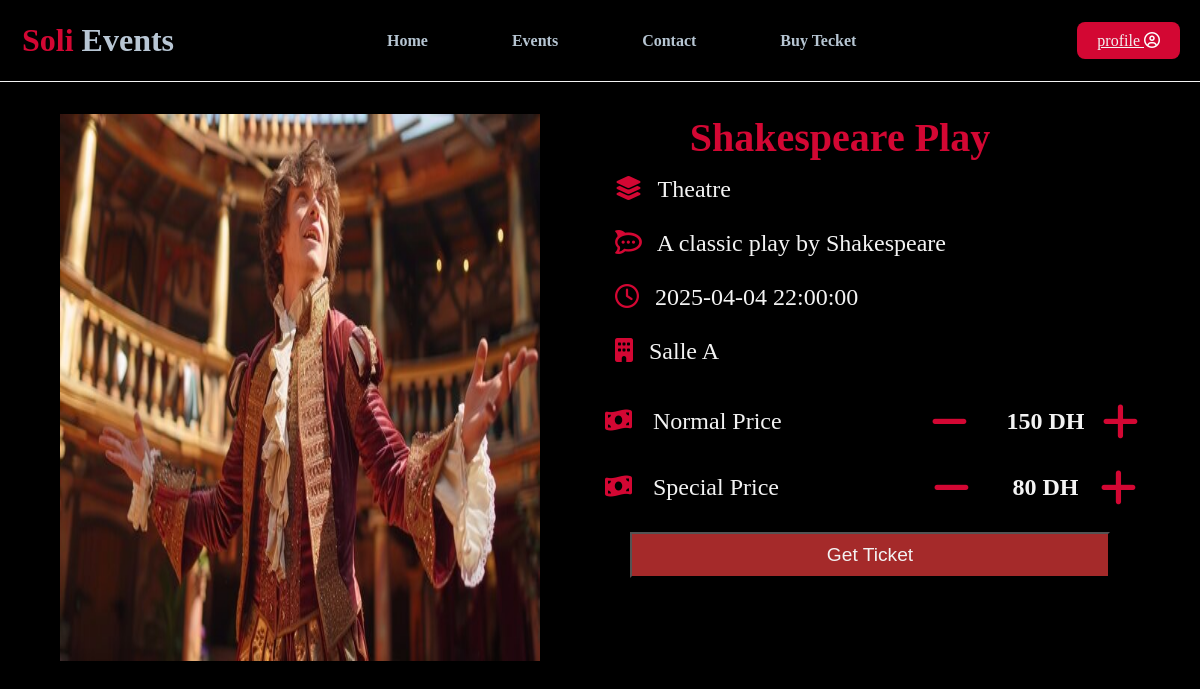
/php/ticketcart.php?event_id=1 (signed in), run on the app's committed database.
### tables this page shows
CREATE TABLE `evente` (
  `event_id` int(11) NOT NULL,
  `event_name` varchar(50) DEFAULT NULL,
  `event_salle_quantity` int(11) DEFAULT NULL,
  `event_description` varchar(50) DEFAULT NULL,
  `start_date` datetime DEFAULT NULL,
  `event_image` varchar(225) DEFAULT NULL,
  `salle_id` int(11) NOT NULL,
  `category_id` int(11) NOT NULL,
  `normal_tarif` int(11) DEFAULT NULL,
  `spicail_tarif` int(11) DEFAULT NULL
);

CREATE TABLE `category` (
  `category_id` int(11) NOT NULL,
  `category_name` varchar(50) DEFAULT NULL
);

CREATE TABLE `salle` (
  `salle_id` int(11) NOT NULL,
  `salle_quentity` int(11) DEFAULT NULL,
  `salle_name` varchar(50) DEFAULT NULL
);

### php/ticketcart.php (the view, shortened to what this page needs)
<?php
if (isset($_SESSION['login']) && $_SESSION['login'] == true) {
    include("header.php");
    include("connectdb.php");
    if (isset($_GET['event_id'])) {
        $event_id = $_GET['event_id'];
        $fetchEventDetails = "SELECT evente.*,
                                 Category.category_name,
                                 Salle.salle_name
                          FROM evente
                          INNER JOIN Category ON evente.category_id = Category.category_id
                          INNER JOIN Salle ON evente.salle_id = Salle.salle_id
                          WHERE event_id = :event_id";
        $stmt = $pdo->prepare($fetchEventDetails);
        $stmt->execute(['event_id' => $event_id]);
        $eventDetails = $stmt->fetch(PDO::FETCH_ASSOC);
    }
} else {
    header("location: http://localhost/events/php/login.php");
}
?>
<!DOCTYPE html>
<html lang="en">
<head>
    <link rel="stylesheet" href="../style/ticketcart.css">
    <link rel="stylesheet" href="https://cdnjs.cloudflare.com/ajax/libs/font-awesome/6.7.2/css/all.min.css" />
</head>
<body>
    <section class="ticketCart">
        <div class="container">
            <div class="imgdiv">
                <img src="../<?php echo htmlspecialchars($eventDetails['event_image']); ?>" alt="<?php echo htmlspecialchars($eventDetails['event_name']); ?>">
            </div>
            <div class="eventDesc">
                <h2 class="eventName" id="eventName"><?php echo htmlspecialchars($eventDetails['event_name']); ?></h2>
                <p class="category">
                    <i class="fa-solid fa-layer-group" style="color:rgb(211, 7, 51); padding:10px;"></i>
                    <?php echo htmlspecialchars($eventDetails['category_name']); ?>
                </p>
                <p class="description">
                    <i class="fa-brands fa-rocketchat" style="color:rgb(211, 7, 51); padding:10px;"></i>
                    <?php echo htmlspecialchars($eventDetails['event_description']); ?>
                </p>
                <p class="eventdate" id="eventDate">
                    <i class="fa-regular fa-clock" style="color: rgb(211, 7, 51); padding:10px;"></i>
                    <?php echo htmlspecialchars($eventDetails['start_date']); ?>
                </p>
                <p class="salleName" id="eventLocation">
                    <i class="fa-solid fa-building" style="color:rgb(211, 7, 51); padding:10px;"></i>
                    <?php echo htmlspecialchars($eventDetails['salle_name']); ?>
                </p>
                <div class="normalPrice">
                    <p>
                        <i class="fa-solid fa-money-bill-wave" style="color:rgb(211, 7, 51);"></i>
                        Normal Price
                    </p>
                    <div class="pricediv">
                        <i class="fa-solid fa-minus" style="color: rgb(211, 7, 51);" onclick="updatePrice('normal', 'decrease')"></i>
                        <p class="price" id="normalPrice"><?php echo htmlspecialchars($eventDetails['normal_tarif']); ?> DH</p>
                        <i class="fa-solid fa-plus" style="color: rgb(211, 7, 51);" onclick="updatePrice('normal', 'increase')"></i>
                    </div>
                </div>
                <div class="spicealPrice">
                    <p>
                        <i class="fa-solid fa-money-bill-wave" style="color:rgb(211, 7, 51);"></i>
                        Special Price
                    </p>
                    <div class="pricediv">
                        <i class="fa-solid fa-minus" style="color: rgb(211, 7, 51);" onclick="updatePrice('special', 'decrease')"></i>
                        <p class="price" id="specialPrice"><?php echo htmlspecialchars($eventDetails['spicail_tarif']); ?> DH</p>
                        <i class="fa-solid fa-plus" style="color: rgb(211, 7, 51);" onclick="updatePrice('special', 'increase')"></i>
                    </div>
                </div>
                <form method="POST">
                    <button class="pdfBTN" name="ticketBtn" id="ticketBtn">Get Ticket</button>
                </form>
            </div>
        </div>
    </section>
</body>
</html>

### style/header.css (style rules this page uses)
* { margin: 0; padding:0; box-sizing: border-box; }
:root { --dark-color: #f3f3f3; --parag-color: #666666; --dark-red: rgb(211, 7, 51); --border-color: #6666662a; --name-item: #0066c0; }
body { background-color: black; }

### style/ticketcart.css (style rules this page uses)
* { margin: 0; padding: 0; box-sizing: border-box; color: #f3f3f3; }
body { background-color: black; }
:root { --dark-color: #f3f3f3; --parag-color: #666666; --dark-red: rgb(211, 7, 51); --border-color: #6666662a; --name-item: #0066c0; }
.ticketCart .container { margin-top: 8%; display: flex; justify-content: center; }
.ticketCart .container .imgdiv { width: 40%; height: 72vh; }
.ticketCart .container .imgdiv img { width: 100%; height: 95%; }
.ticketCart .container .eventDesc { width: 50%; }
.ticketCart .container .eventDesc h2 { text-align: center; color: var(--dark-red); font-size: 2.5rem; }
.ticketCart .container .eventDesc p { margin-left: 10%; font-size: 1.5rem; padding: 5px; }
.ticketCart .container .eventDesc .normalPrice, .ticketCart .container .eventDesc .spicealPrice { display: flex; align-items: center; justify-content: space-between; margin: 4% 0; }
.ticketCart .container .eventDesc .normalPrice p i, .ticketCart .container .eventDesc .spicealPrice p i { margin-right: 15px; }
.ticketCart .container .eventDesc .normalPrice .pricediv, .ticketCart .container .eventDesc .spicealPrice .pricediv { display: flex; align-items: center; justify-content: space-around; width: 35%; }
.ticketCart .container .eventDesc .normalPrice .pricediv i, .ticketCart .container .eventDesc .spicealPrice .pricediv i { font-size: 2.6rem; cursor: pointer; }
.ticketCart .container .eventDesc .normalPrice .pricediv p, .ticketCart .container .eventDesc .spicealPrice .pricediv p { font-size: 1.5rem; }
.ticketCart .container .eventDesc .pdfBTN { width: 80%; background: brown; padding: 10px 20px; font-size: larger; margin-left: 15%; }
.pricediv { display: flex; align-items: center; gap: 10px; }
.pricediv i { cursor: pointer; }
.price { font-size: 18px; font-weight: bold; }

### data on the page
evente: event_image (picture), event_name "Shakespeare Play", category.category_name "Theatre", event_description "A classic play by Shakespeare", start_date "2025-04-04 22:00:00", salle.salle_name "Salle A", normal_tarif "150", spicail_tarif "80"
